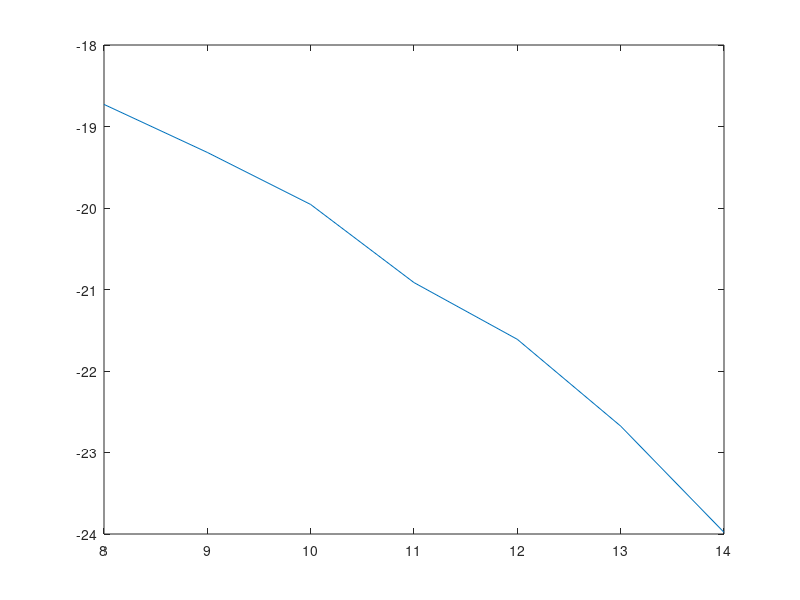

The MATLAB script that drew this image:
clear all; close all; clc;

Pbit=[0.0134 0.0117 0.0101 0.0081 0.0069 0.0054 0.0040];
SNR=[8:14];
figure,
plot(SNR, 10*log10(Pbit))